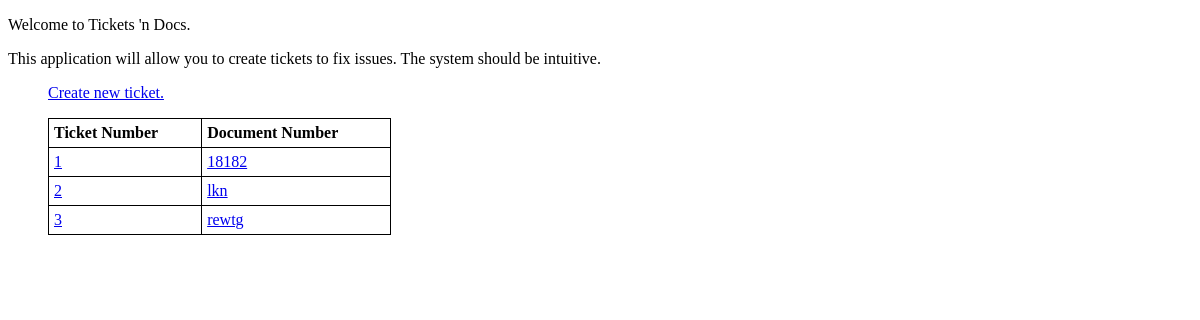
The app's page /tickets/, older data.
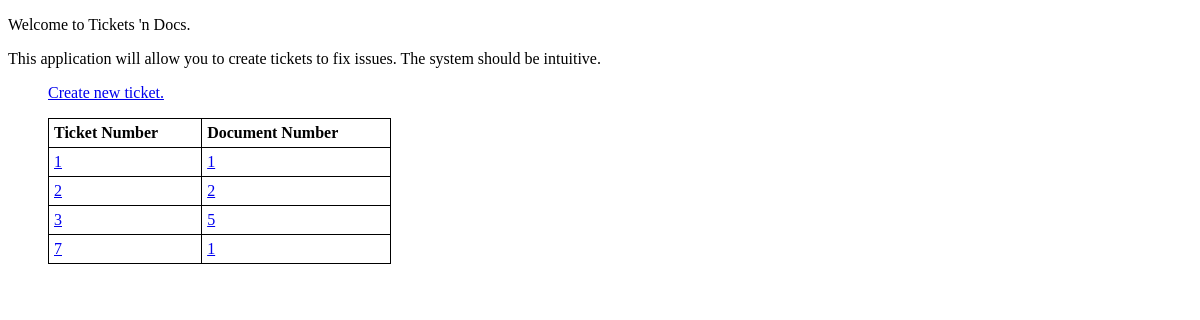
The same page, newer data.
### tickets/models.py (models this page shows, shortened)
class Ticket(models.Model):
    pub_date = models.CharField(max_length=100,
                                    default=timezone.now())
    document_number = models.CharField(max_length=30)
    comments_for_revision = models.CharField(max_length=400)
    reported_by = models.CharField(max_length=50)
    reported_by_email = models.CharField(max_length=50)
    editor = models.CharField(max_length=50)
    editor_email = models.CharField(max_length=50)
    major_revision = models.CharField(max_length=2)
    minor_revision = models.CharField(max_length=2)

### tickets/views.py (the view)
class TicketIndex(generic.ListView):
    template_name = "tickets/index.html"
    context_object_name = "open_ticket_list"
    def get_queryset(self):
        return Ticket.objects.order_by('id')

### tickets/templates/tickets/index.html (shortened to what this page needs)
<!DOCTYPE html>
<html>
<head>
</head>
<body>
<p> Welcome to Tickets 'n Docs. </p>
<p> This application will allow you to create tickets to fix issues.
The system should be intuitive. </p>
<ul>
    <a href="{% url "tickets:newForm" %}"> Create new ticket.</a>
</ul>
{% if open_ticket_list %}
  <ul>
  <table style="width:30%">
      <tr>
          <th>Ticket Number</th>
          <th>Document Number</th>
      </tr>
  <ul>
  {% for ticket in open_ticket_list %}
      <tr>
          <td> <a href="{% url "tickets:form" ticket.id %}">
                  {{ ticket.id }}</a></td>
          <td><a href="{% url "tickets:form" ticket.id %}">
                  {{ ticket.document_number }}</a></td>
      </tr>
  {% endfor %}
  </ul>
{% else %}
  <p>No tickets are available. Great work, team! Go home and give yourself a
  reward.</p>
{% endif %}

Row changes from the older to the newer data that the page shows:
changed Ticket id 1: document_number "18182" → "1"
changed Ticket id 2: document_number "lkn" → "2"
changed Ticket id 3: document_number "rewtg" → "5"
added Ticket: id "7", document_number "1"
